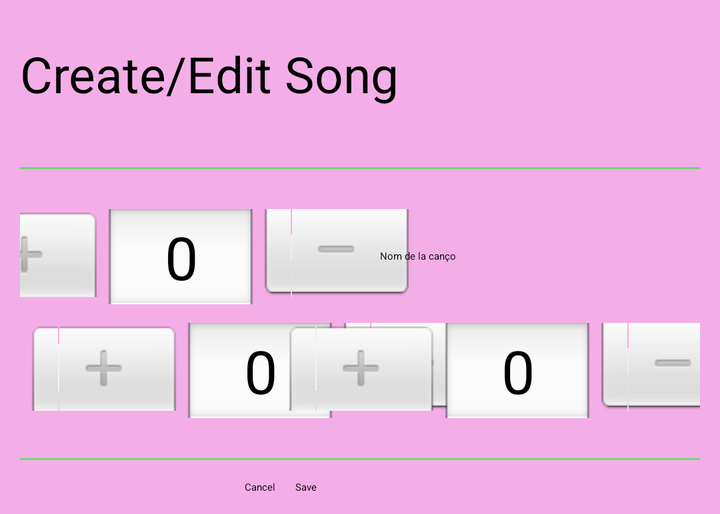
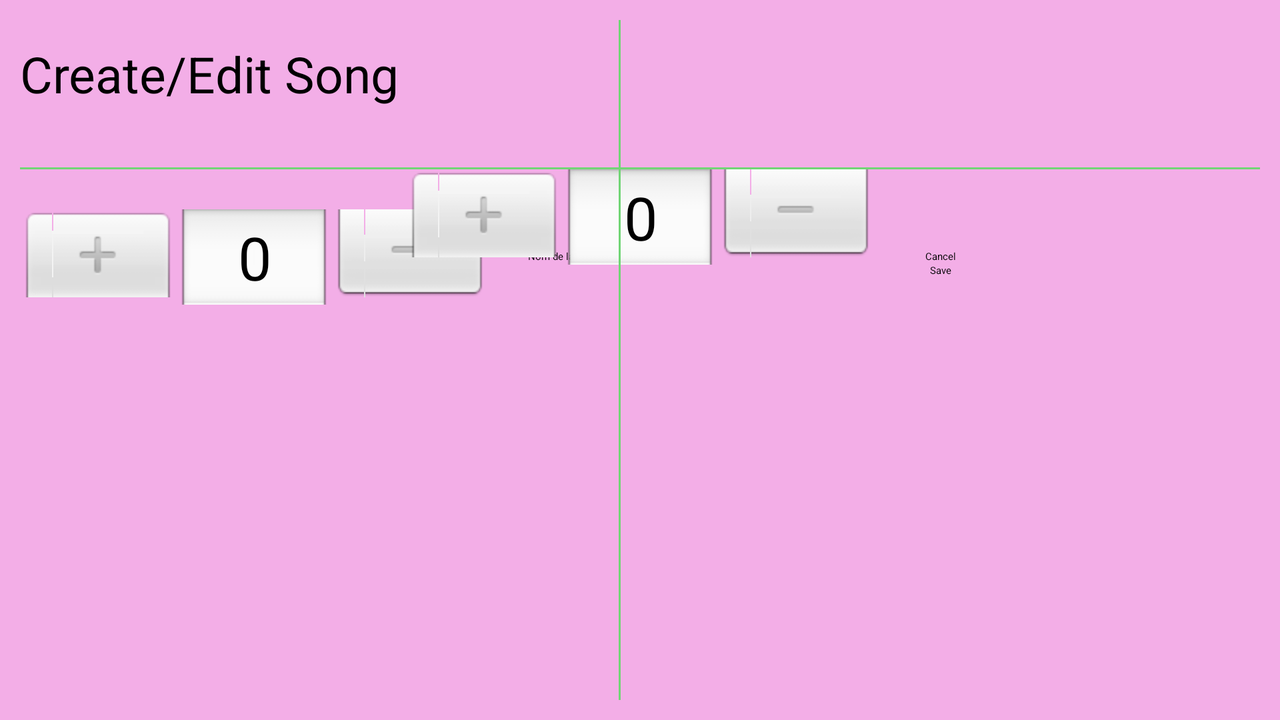

The same Android screen from two of the app's own layout files: first res/layout/ as a phone draws it, then the repository's variant for another configuration, drawn on a device whose configuration selects that folder. Both files follow.
<!-- AndroidManifest.xml: application theme Theme.Spotify -->
<!-- res/layout/fragment_song_creation_custom_dialog.xml -->
<?xml version="1.0" encoding="utf-8"?>
<androidx.constraintlayout.widget.ConstraintLayout xmlns:android="http://schemas.android.com/apk/res/android"
    xmlns:app="http://schemas.android.com/apk/res-auto"
    xmlns:tools="http://schemas.android.com/tools"
    android:layout_width="wrap_content"
    android:layout_height="wrap_content"
    android:background="@color/pink"
    android:backgroundTint="@color/pink"
    android:layout_gravity="center"
    tools:context=".dialogs.Song_Creation_CustomDialog">


    <androidx.cardview.widget.CardView
        android:id="@+id/cardView2"
        android:layout_width="match_parent"
        android:layout_height="match_parent"
        android:backgroundTint="#F3AEE7"
        app:cardElevation="0dp"
        app:layout_constraintBottom_toBottomOf="parent"
        app:layout_constraintEnd_toEndOf="parent"
        app:layout_constraintStart_toStartOf="parent"
        app:layout_constraintTop_toTopOf="parent">


        <androidx.constraintlayout.widget.ConstraintLayout
            android:layout_width="wrap_content"
            android:layout_height="wrap_content"
            android:background="@color/customTransparent"
            android:padding="10dp">


            <TextView
                android:id="@+id/textView2"
                android:layout_width="wrap_content"
                android:layout_height="wrap_content"
                android:layout_marginTop="10dp"
                android:text="Create/Edit Song"
                android:textSize="25dp"
                app:layout_constraintStart_toStartOf="parent"
                app:layout_constraintTop_toTopOf="parent" />


            <View
                android:id="@+id/view5"
                android:layout_width="350dp"
                android:layout_height="1dp"
                android:layout_marginTop="30dp"
                android:background="#71D575"
                app:layout_constraintEnd_toEndOf="parent"
                app:layout_constraintStart_toStartOf="parent"
                app:layout_constraintTop_toBottomOf="@+id/textView2" />


            <NumberPicker
                android:layout_marginEnd="20dp"
                android:id="@+id/pickerid"
                android:layout_width="wrap_content"
                android:layout_height="100dp"
                android:layout_marginTop="20dp"
                app:layout_constraintEnd_toStartOf="@+id/edtNameSong"
                app:layout_constraintStart_toStartOf="parent"
                app:layout_constraintTop_toBottomOf="@+id/view5" />

            <EditText
                android:id="@+id/edtNameSong"
                android:layout_width="160dp"
                android:layout_height="wrap_content"
                android:layout_marginTop="40dp"
                android:hint="Nom de la canço"
                app:layout_constraintEnd_toEndOf="parent"
                app:layout_constraintTop_toBottomOf="@+id/view5" />


            <NumberPicker
                android:id="@+id/numberPickerMinutos"
                android:layout_width="wrap_content"
                android:layout_height="wrap_content"
                android:layout_marginTop="30dp"
                android:layout_marginEnd="100dp"
                app:layout_constraintEnd_toEndOf="parent"
                app:layout_constraintStart_toStartOf="parent"
                app:layout_constraintTop_toBottomOf="@+id/edtNameSong" />

            <NumberPicker
                android:id="@+id/numberPickerSegundos"
                android:layout_width="wrap_content"
                android:layout_height="wrap_content"
                android:layout_marginTop="30dp"
                android:layout_marginEnd="80dp"
                app:layout_constraintEnd_toEndOf="parent"
                app:layout_constraintStart_toEndOf="@+id/numberPickerMinutos"
                app:layout_constraintTop_toBottomOf="@+id/edtNameSong" />


            <View
                android:id="@+id/view6"
                android:layout_width="350dp"
                android:layout_height="1dp"
                android:layout_marginTop="20dp"
                android:background="#71D575"
                app:layout_constraintEnd_toEndOf="parent"
                app:layout_constraintStart_toStartOf="parent"
                app:layout_constraintTop_toBottomOf="@+id/numberPickerMinutos" />


            <Button
                android:id="@+id/btnCancel"
                android:layout_width="wrap_content"
                android:layout_height="wrap_content"
                android:layout_marginTop="10dp"
                android:layout_marginEnd="100dp"
                android:text="Cancel"
                app:layout_constraintEnd_toEndOf="parent"
                app:layout_constraintStart_toStartOf="parent"
                app:layout_constraintTop_toBottomOf="@+id/view6" />


            <Button
                android:id="@+id/btnSave"
                android:layout_width="wrap_content"
                android:layout_height="wrap_content"
                android:layout_marginStart="10dp"
                android:text="Save"
                android:enabled="false"
                app:layout_constraintStart_toEndOf="@+id/btnCancel"
                app:layout_constraintTop_toTopOf="@+id/btnCancel" />


        </androidx.constraintlayout.widget.ConstraintLayout>


    </androidx.cardview.widget.CardView>


</androidx.constraintlayout.widget.ConstraintLayout>
<!-- resources referenced by this layout -->
<resources>
  <color name="customTransparent">#00FFFFFF</color>
  <color name="pink">#fb93dc</color>
</resources>
<!-- res/layout-land/fragment_song_creation_custom_dialog.xml (the repository's variant of the layout above) -->
<!-- drawn on the phone turned sideways -->
<?xml version="1.0" encoding="utf-8"?>
<RelativeLayout xmlns:android="http://schemas.android.com/apk/res/android"
    xmlns:app="http://schemas.android.com/apk/res-auto"
    xmlns:tools="http://schemas.android.com/tools"
    android:layout_width="wrap_content"
    android:layout_height="match_parent"
    android:layout_gravity="center"
    tools:context=".dialogs.Song_Creation_CustomDialog">

    <androidx.constraintlayout.widget.ConstraintLayout
        android:layout_width="match_parent"
        android:layout_height="match_parent">

    <androidx.cardview.widget.CardView
        android:id="@+id/cardView2"
        android:layout_width="match_parent"
        android:layout_height="match_parent"
        android:backgroundTint="#F3AEE7"
        app:cardElevation="0dp"
        app:layout_constraintBottom_toBottomOf="parent"
        app:layout_constraintEnd_toEndOf="parent"
        app:layout_constraintStart_toStartOf="parent"
        app:layout_constraintTop_toTopOf="parent">


        <androidx.constraintlayout.widget.ConstraintLayout
            android:layout_width="match_parent"
            android:layout_height="match_parent"
            android:background="@color/customTransparent"
            android:padding="10dp">


            <TextView
                android:id="@+id/textView2"
                android:layout_width="wrap_content"
                android:layout_height="wrap_content"
                android:layout_marginTop="10dp"
                android:text="Create/Edit Song"
                android:textSize="25dp"
                app:layout_constraintStart_toStartOf="parent"
                app:layout_constraintTop_toTopOf="parent" />


            <View
                android:id="@+id/view5"
                android:layout_width="match_parent"
                android:layout_height="1dp"
                android:layout_marginTop="30dp"
                android:background="#71D575"
                app:layout_constraintEnd_toEndOf="parent"
                app:layout_constraintStart_toStartOf="parent"
                app:layout_constraintTop_toBottomOf="@+id/textView2" />


            <NumberPicker
                android:id="@+id/pickerid"
                android:layout_width="wrap_content"
                android:layout_height="100dp"
                android:layout_marginTop="20dp"
                android:layout_marginEnd="20dp"
                app:layout_constraintStart_toStartOf="parent"
                app:layout_constraintTop_toBottomOf="@+id/view5" />

            <EditText
                android:id="@+id/edtNameSong"
                android:layout_width="160dp"
                android:layout_height="wrap_content"
                android:layout_marginStart="20dp"
                android:layout_marginTop="40dp"
                android:hint="Nom de la canço"
                app:layout_constraintStart_toEndOf="@+id/pickerid"
                app:layout_constraintTop_toBottomOf="@+id/view5" />


            <NumberPicker
                android:layout_marginStart="100dp"
                android:id="@+id/numberPickerMinutos"
                android:layout_width="wrap_content"
                android:layout_height="wrap_content"
                android:layout_marginEnd="100dp"
                app:layout_constraintEnd_toEndOf="parent"
                app:layout_constraintStart_toStartOf="parent"
                app:layout_constraintTop_toBottomOf="@+id/view5" />

            <NumberPicker
                android:id="@+id/numberPickerSegundos"
                android:layout_width="wrap_content"
                android:layout_height="wrap_content"
                android:layout_marginEnd="200dp"
                app:layout_constraintEnd_toEndOf="parent"
                app:layout_constraintStart_toEndOf="@+id/numberPickerMinutos"
                app:layout_constraintTop_toBottomOf="@+id/view5" />


            <View
                android:id="@+id/view6"
                android:layout_width="1dp"
                android:layout_height="match_parent"
                android:background="#71D575"
                android:layout_marginEnd="100dp"
                app:layout_constraintEnd_toEndOf="parent"
                app:layout_constraintStart_toEndOf="@+id/numberPickerSegundos"
                app:layout_constraintTop_toTopOf="parent" />


            <Button
                android:id="@+id/btnCancel"
                android:layout_marginTop="40dp"
                android:layout_width="wrap_content"
                android:layout_height="wrap_content"
                android:text="Cancel"
                app:layout_constraintEnd_toEndOf="parent"
                app:layout_constraintStart_toEndOf="@+id/view6"
                app:layout_constraintTop_toTopOf="@+id/numberPickerSegundos" />


            <Button
                android:id="@+id/btnSave"
                android:layout_width="wrap_content"
                android:layout_height="wrap_content"
                android:enabled="false"
                android:text="Save"
                app:layout_constraintEnd_toEndOf="@+id/btnCancel"
                app:layout_constraintStart_toStartOf="@+id/btnCancel"
                app:layout_constraintTop_toBottomOf="@+id/btnCancel" />


        </androidx.constraintlayout.widget.ConstraintLayout>


    </androidx.cardview.widget.CardView>


    </androidx.constraintlayout.widget.ConstraintLayout>

</RelativeLayout>
<!-- resources referenced by the variant -->
<!-- as the phone turned sideways resolves them -->
<resources>
  <color name="customTransparent">#00FFFFFF</color>
</resources>
